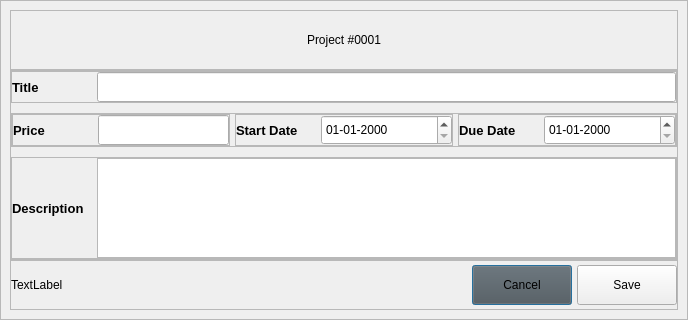
<?xml version="1.0" encoding="UTF-8"?>
<ui version="4.0">
 <class>Dialog</class>
 <widget class="QDialog" name="Dialog">
  <property name="geometry">
   <rect>
    <x>0</x>
    <y>0</y>
    <width>688</width>
    <height>320</height>
   </rect>
  </property>
  <property name="windowTitle">
   <string>Dialog</string>
  </property>
  <property name="autoFillBackground">
   <bool>true</bool>
  </property>
  <layout class="QVBoxLayout" name="verticalLayout">
   <property name="spacing">
    <number>0</number>
   </property>
   <property name="leftMargin">
    <number>0</number>
   </property>
   <property name="topMargin">
    <number>0</number>
   </property>
   <property name="rightMargin">
    <number>0</number>
   </property>
   <property name="bottomMargin">
    <number>0</number>
   </property>
   <item>
    <widget class="QFrame" name="dialog_window">
     <property name="frameShape">
      <enum>QFrame::StyledPanel</enum>
     </property>
     <property name="frameShadow">
      <enum>QFrame::Raised</enum>
     </property>
     <layout class="QVBoxLayout" name="verticalLayout_5">
      <property name="spacing">
       <number>0</number>
      </property>
      <property name="leftMargin">
       <number>9</number>
      </property>
      <property name="topMargin">
       <number>9</number>
      </property>
      <property name="rightMargin">
       <number>9</number>
      </property>
      <property name="bottomMargin">
       <number>9</number>
      </property>
      <item>
       <widget class="QFrame" name="title_frame">
        <property name="minimumSize">
         <size>
          <width>0</width>
          <height>60</height>
         </size>
        </property>
        <property name="maximumSize">
         <size>
          <width>16777215</width>
          <height>60</height>
         </size>
        </property>
        <property name="frameShape">
         <enum>QFrame::StyledPanel</enum>
        </property>
        <property name="frameShadow">
         <enum>QFrame::Raised</enum>
        </property>
        <layout class="QVBoxLayout" name="verticalLayout_3">
         <property name="spacing">
          <number>5</number>
         </property>
         <property name="leftMargin">
          <number>0</number>
         </property>
         <property name="topMargin">
          <number>0</number>
         </property>
         <property name="rightMargin">
          <number>0</number>
         </property>
         <property name="bottomMargin">
          <number>0</number>
         </property>
         <item>
          <widget class="QLabel" name="logo">
           <property name="styleSheet">
            <string notr="true">font: 900 16pt &quot;Segoe UI Black&quot;;</string>
           </property>
           <property name="text">
            <string>Project #0001</string>
           </property>
           <property name="alignment">
            <set>Qt::AlignCenter</set>
           </property>
          </widget>
         </item>
        </layout>
       </widget>
      </item>
      <item>
       <widget class="QFrame" name="frame_5">
        <property name="minimumSize">
         <size>
          <width>0</width>
          <height>100</height>
         </size>
        </property>
        <property name="frameShape">
         <enum>QFrame::StyledPanel</enum>
        </property>
        <property name="frameShadow">
         <enum>QFrame::Raised</enum>
        </property>
        <layout class="QVBoxLayout" name="verticalLayout_8">
         <property name="spacing">
          <number>10</number>
         </property>
         <property name="leftMargin">
          <number>0</number>
         </property>
         <property name="topMargin">
          <number>0</number>
         </property>
         <property name="rightMargin">
          <number>0</number>
         </property>
         <property name="bottomMargin">
          <number>0</number>
         </property>
         <item>
          <widget class="QFrame" name="frame_8">
           <property name="frameShape">
            <enum>QFrame::StyledPanel</enum>
           </property>
           <property name="frameShadow">
            <enum>QFrame::Raised</enum>
           </property>
           <layout class="QHBoxLayout" name="horizontalLayout_17">
            <property name="spacing">
             <number>5</number>
            </property>
            <property name="leftMargin">
             <number>0</number>
            </property>
            <property name="topMargin">
             <number>0</number>
            </property>
            <property name="rightMargin">
             <number>0</number>
            </property>
            <property name="bottomMargin">
             <number>0</number>
            </property>
            <item>
             <widget class="QLabel" name="label_10">
              <property name="minimumSize">
               <size>
                <width>80</width>
                <height>0</height>
               </size>
              </property>
              <property name="maximumSize">
               <size>
                <width>80</width>
                <height>16777215</height>
               </size>
              </property>
              <property name="font">
               <font>
                <pointsize>10</pointsize>
                <italic>false</italic>
                <bold>true</bold>
               </font>
              </property>
              <property name="styleSheet">
               <string notr="true">font: 700 10pt &quot;Segoe UI&quot;;</string>
              </property>
              <property name="text">
               <string>Title</string>
              </property>
             </widget>
            </item>
            <item>
             <widget class="QLineEdit" name="title">
              <property name="sizePolicy">
               <sizepolicy hsizetype="Expanding" vsizetype="Fixed">
                <horstretch>0</horstretch>
                <verstretch>0</verstretch>
               </sizepolicy>
              </property>
              <property name="minimumSize">
               <size>
                <width>200</width>
                <height>30</height>
               </size>
              </property>
              <property name="maximumSize">
               <size>
                <width>1000</width>
                <height>30</height>
               </size>
              </property>
             </widget>
            </item>
           </layout>
          </widget>
         </item>
         <item>
          <widget class="QFrame" name="name_frame">
           <property name="frameShape">
            <enum>QFrame::StyledPanel</enum>
           </property>
           <property name="frameShadow">
            <enum>QFrame::Raised</enum>
           </property>
           <layout class="QHBoxLayout" name="horizontalLayout_18">
            <property name="spacing">
             <number>5</number>
            </property>
            <property name="leftMargin">
             <number>0</number>
            </property>
            <property name="topMargin">
             <number>0</number>
            </property>
            <property name="rightMargin">
             <number>0</number>
            </property>
            <property name="bottomMargin">
             <number>0</number>
            </property>
            <item>
             <widget class="QFrame" name="frame_10">
              <property name="minimumSize">
               <size>
                <width>218</width>
                <height>0</height>
               </size>
              </property>
              <property name="maximumSize">
               <size>
                <width>218</width>
                <height>16777215</height>
               </size>
              </property>
              <property name="frameShape">
               <enum>QFrame::StyledPanel</enum>
              </property>
              <property name="frameShadow">
               <enum>QFrame::Raised</enum>
              </property>
              <layout class="QHBoxLayout" name="horizontalLayout_20">
               <property name="spacing">
                <number>5</number>
               </property>
               <property name="leftMargin">
                <number>0</number>
               </property>
               <property name="topMargin">
                <number>0</number>
               </property>
               <property name="rightMargin">
                <number>0</number>
               </property>
               <property name="bottomMargin">
                <number>0</number>
               </property>
               <item>
                <widget class="QLabel" name="label_12">
                 <property name="minimumSize">
                  <size>
                   <width>80</width>
                   <height>0</height>
                  </size>
                 </property>
                 <property name="maximumSize">
                  <size>
                   <width>80</width>
                   <height>16777215</height>
                  </size>
                 </property>
                 <property name="font">
                  <font>
                   <pointsize>10</pointsize>
                   <italic>false</italic>
                   <bold>true</bold>
                  </font>
                 </property>
                 <property name="styleSheet">
                  <string notr="true">font: 700 10pt &quot;Segoe UI&quot;;</string>
                 </property>
                 <property name="text">
                  <string>Price</string>
                 </property>
                </widget>
               </item>
               <item>
                <widget class="QLineEdit" name="price">
                 <property name="sizePolicy">
                  <sizepolicy hsizetype="Expanding" vsizetype="Fixed">
                   <horstretch>0</horstretch>
                   <verstretch>0</verstretch>
                  </sizepolicy>
                 </property>
                 <property name="minimumSize">
                  <size>
                   <width>30</width>
                   <height>30</height>
                  </size>
                 </property>
                 <property name="maximumSize">
                  <size>
                   <width>1000</width>
                   <height>30</height>
                  </size>
                 </property>
                </widget>
               </item>
              </layout>
             </widget>
            </item>
            <item>
             <widget class="QFrame" name="frame_6">
              <property name="minimumSize">
               <size>
                <width>218</width>
                <height>0</height>
               </size>
              </property>
              <property name="maximumSize">
               <size>
                <width>218</width>
                <height>16777215</height>
               </size>
              </property>
              <property name="frameShape">
               <enum>QFrame::StyledPanel</enum>
              </property>
              <property name="frameShadow">
               <enum>QFrame::Raised</enum>
              </property>
              <layout class="QHBoxLayout" name="horizontalLayout_15">
               <property name="spacing">
                <number>5</number>
               </property>
               <property name="leftMargin">
                <number>0</number>
               </property>
               <property name="topMargin">
                <number>0</number>
               </property>
               <property name="rightMargin">
                <number>0</number>
               </property>
               <property name="bottomMargin">
                <number>0</number>
               </property>
               <item>
                <widget class="QLabel" name="label_5">
                 <property name="minimumSize">
                  <size>
                   <width>80</width>
                   <height>0</height>
                  </size>
                 </property>
                 <property name="maximumSize">
                  <size>
                   <width>80</width>
                   <height>16777215</height>
                  </size>
                 </property>
                 <property name="font">
                  <font>
                   <pointsize>10</pointsize>
                   <italic>false</italic>
                   <bold>true</bold>
                  </font>
                 </property>
                 <property name="styleSheet">
                  <string notr="true">font: 700 10pt &quot;Segoe UI&quot;;</string>
                 </property>
                 <property name="text">
                  <string>Start Date</string>
                 </property>
                </widget>
               </item>
               <item>
                <widget class="QDateEdit" name="start_date">
                 <property name="minimumSize">
                  <size>
                   <width>30</width>
                   <height>30</height>
                  </size>
                 </property>
                 <property name="maximumSize">
                  <size>
                   <width>1000</width>
                   <height>16777215</height>
                  </size>
                 </property>
                 <property name="currentSection">
                  <enum>QDateTimeEdit::DaySection</enum>
                 </property>
                 <property name="displayFormat">
                  <string>dd-MM-yyyy</string>
                 </property>
                 <property name="calendarPopup">
                  <bool>false</bool>
                 </property>
                </widget>
               </item>
              </layout>
             </widget>
            </item>
            <item>
             <widget class="QFrame" name="frame_7">
              <property name="minimumSize">
               <size>
                <width>218</width>
                <height>0</height>
               </size>
              </property>
              <property name="maximumSize">
               <size>
                <width>218</width>
                <height>16777215</height>
               </size>
              </property>
              <property name="frameShape">
               <enum>QFrame::StyledPanel</enum>
              </property>
              <property name="frameShadow">
               <enum>QFrame::Raised</enum>
              </property>
              <layout class="QHBoxLayout" name="horizontalLayout_16">
               <property name="spacing">
                <number>5</number>
               </property>
               <property name="leftMargin">
                <number>0</number>
               </property>
               <property name="topMargin">
                <number>0</number>
               </property>
               <property name="rightMargin">
                <number>0</number>
               </property>
               <property name="bottomMargin">
                <number>0</number>
               </property>
               <item>
                <widget class="QLabel" name="label_7">
                 <property name="minimumSize">
                  <size>
                   <width>80</width>
                   <height>0</height>
                  </size>
                 </property>
                 <property name="maximumSize">
                  <size>
                   <width>80</width>
                   <height>16777215</height>
                  </size>
                 </property>
                 <property name="font">
                  <font>
                   <pointsize>10</pointsize>
                   <italic>false</italic>
                   <bold>true</bold>
                  </font>
                 </property>
                 <property name="styleSheet">
                  <string notr="true">font: 700 10pt &quot;Segoe UI&quot;;</string>
                 </property>
                 <property name="text">
                  <string>Due Date</string>
                 </property>
                </widget>
               </item>
               <item>
                <widget class="QDateEdit" name="due_date">
                 <property name="minimumSize">
                  <size>
                   <width>30</width>
                   <height>30</height>
                  </size>
                 </property>
                 <property name="maximumSize">
                  <size>
                   <width>1000</width>
                   <height>16777215</height>
                  </size>
                 </property>
                 <property name="currentSection">
                  <enum>QDateTimeEdit::DaySection</enum>
                 </property>
                 <property name="displayFormat">
                  <string>dd-MM-yyyy</string>
                 </property>
                 <property name="calendarPopup">
                  <bool>false</bool>
                 </property>
                </widget>
               </item>
              </layout>
             </widget>
            </item>
           </layout>
          </widget>
         </item>
         <item>
          <widget class="QFrame" name="frame">
           <property name="frameShape">
            <enum>QFrame::StyledPanel</enum>
           </property>
           <property name="frameShadow">
            <enum>QFrame::Raised</enum>
           </property>
           <layout class="QHBoxLayout" name="horizontalLayout_12">
            <property name="spacing">
             <number>5</number>
            </property>
            <property name="leftMargin">
             <number>0</number>
            </property>
            <property name="topMargin">
             <number>0</number>
            </property>
            <property name="rightMargin">
             <number>0</number>
            </property>
            <property name="bottomMargin">
             <number>0</number>
            </property>
            <item>
             <widget class="QLabel" name="label_8">
              <property name="minimumSize">
               <size>
                <width>80</width>
                <height>0</height>
               </size>
              </property>
              <property name="maximumSize">
               <size>
                <width>80</width>
                <height>16777215</height>
               </size>
              </property>
              <property name="font">
               <font>
                <pointsize>10</pointsize>
                <italic>false</italic>
                <bold>true</bold>
               </font>
              </property>
              <property name="styleSheet">
               <string notr="true">font: 700 10pt &quot;Segoe UI&quot;;</string>
              </property>
              <property name="text">
               <string>Description</string>
              </property>
             </widget>
            </item>
            <item>
             <widget class="QPlainTextEdit" name="description"/>
            </item>
           </layout>
          </widget>
         </item>
        </layout>
       </widget>
      </item>
      <item>
       <widget class="QFrame" name="control_frame">
        <property name="minimumSize">
         <size>
          <width>0</width>
          <height>50</height>
         </size>
        </property>
        <property name="maximumSize">
         <size>
          <width>16777215</width>
          <height>50</height>
         </size>
        </property>
        <property name="frameShape">
         <enum>QFrame::StyledPanel</enum>
        </property>
        <property name="frameShadow">
         <enum>QFrame::Raised</enum>
        </property>
        <layout class="QHBoxLayout" name="horizontalLayout">
         <property name="spacing">
          <number>5</number>
         </property>
         <property name="leftMargin">
          <number>0</number>
         </property>
         <property name="topMargin">
          <number>0</number>
         </property>
         <property name="rightMargin">
          <number>0</number>
         </property>
         <property name="bottomMargin">
          <number>0</number>
         </property>
         <item>
          <widget class="QLabel" name="error">
           <property name="minimumSize">
            <size>
             <width>300</width>
             <height>0</height>
            </size>
           </property>
           <property name="styleSheet">
            <string notr="true">font: 700 8pt &quot;Segoe UI&quot;;</string>
           </property>
           <property name="text">
            <string>TextLabel</string>
           </property>
          </widget>
         </item>
         <item>
          <spacer name="horizontalSpacer">
           <property name="orientation">
            <enum>Qt::Horizontal</enum>
           </property>
           <property name="sizeHint" stdset="0">
            <size>
             <width>108</width>
             <height>20</height>
            </size>
           </property>
          </spacer>
         </item>
         <item>
          <widget class="QPushButton" name="cancel_btn">
           <property name="minimumSize">
            <size>
             <width>100</width>
             <height>40</height>
            </size>
           </property>
           <property name="styleSheet">
            <string notr="true">QPushButton {
	background: #545454;
}

QPushButton:hover {
	background: #747474;
}

QPushButton:pressed {
	background: #444444;
}</string>
           </property>
           <property name="text">
            <string>Cancel</string>
           </property>
          </widget>
         </item>
         <item>
          <widget class="QPushButton" name="save_btn">
           <property name="minimumSize">
            <size>
             <width>100</width>
             <height>40</height>
            </size>
           </property>
           <property name="text">
            <string>Save</string>
           </property>
          </widget>
         </item>
        </layout>
       </widget>
      </item>
     </layout>
    </widget>
   </item>
  </layout>
 </widget>
 <resources/>
 <connections/>
</ui>
